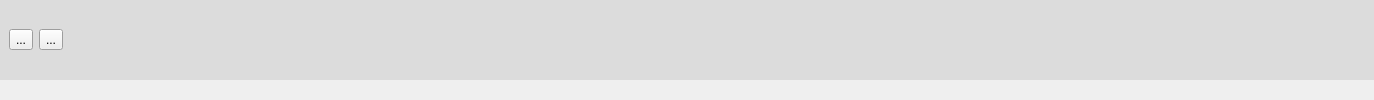
      <widget class="QWidget" name="page_Canvas_CWT">
       <property name="sizePolicy">
        <sizepolicy hsizetype="Expanding" vsizetype="Expanding">
         <horstretch>0</horstretch>
         <verstretch>0</verstretch>
        </sizepolicy>
       </property>
       <layout class="QGridLayout" name="gridLayout_Canvas_CWT">
        <property name="leftMargin">
         <number>0</number>
        </property>
        <property name="topMargin">
         <number>0</number>
        </property>
        <property name="rightMargin">
         <number>0</number>
        </property>
        <property name="bottomMargin">
         <number>0</number>
        </property>
        <property name="spacing">
         <number>0</number>
        </property>
        <item row="0" column="0">
         <widget class="QWidget" name="widget" native="true">
          <property name="sizePolicy">
           <sizepolicy hsizetype="Expanding" vsizetype="Expanding">
            <horstretch>0</horstretch>
            <verstretch>0</verstretch>
           </sizepolicy>
          </property>
          <property name="minimumSize">
           <size>
            <width>0</width>
            <height>40</height>
           </size>
          </property>
          <property name="maximumSize">
           <size>
            <width>16777215</width>
            <height>80</height>
           </size>
          </property>
          <property name="palette">
           <palette>
            <active>
             <colorrole role="Base">
              <brush brushstyle="SolidPattern">
               <color alpha="255">
                <red>255</red>
                <green>255</green>
                <blue>255</blue>
               </color>
              </brush>
             </colorrole>
             <colorrole role="Window">
              <brush brushstyle="SolidPattern">
               <color alpha="255">
                <red>220</red>
                <green>220</green>
                <blue>220</blue>
               </color>
              </brush>
             </colorrole>
            </active>
            <inactive>
             <colorrole role="Base">
              <brush brushstyle="SolidPattern">
               <color alpha="255">
                <red>255</red>
                <green>255</green>
                <blue>255</blue>
               </color>
              </brush>
             </colorrole>
             <colorrole role="Window">
              <brush brushstyle="SolidPattern">
               <color alpha="255">
                <red>220</red>
                <green>220</green>
                <blue>220</blue>
               </color>
              </brush>
             </colorrole>
            </inactive>
            <disabled>
             <colorrole role="Base">
              <brush brushstyle="SolidPattern">
               <color alpha="255">
                <red>220</red>
                <green>220</green>
                <blue>220</blue>
               </color>
              </brush>
             </colorrole>
             <colorrole role="Window">
              <brush brushstyle="SolidPattern">
               <color alpha="255">
                <red>220</red>
                <green>220</green>
                <blue>220</blue>
               </color>
              </brush>
             </colorrole>
            </disabled>
           </palette>
          </property>
          <property name="autoFillBackground">
           <bool>true</bool>
          </property>
          <layout class="QHBoxLayout" name="horizontalLayout">
           <item>
            <widget class="QToolButton" name="toolButton_3">
             <property name="text">
              <string>...</string>
             </property>
            </widget>
           </item>
           <item>
            <widget class="QToolButton" name="toolButton_4">
             <property name="text">
              <string>...</string>
             </property>
            </widget>
           </item>
           <item>
            <spacer name="horizontalSpacer">
             <property name="orientation">
              <enum>Qt::Horizontal</enum>
             </property>
             <property name="sizeHint" stdset="0">
              <size>
               <width>1302</width>
               <height>20</height>
              </size>
             </property>
            </spacer>
           </item>
          </layout>
         </widget>
        </item>
        <item row="1" column="0">
         <widget class="QWidget" name="page_Canvas_CWT_Paint" native="true">
          <layout class="QGridLayout" name="gridLayout_Canvas_CWT_Paint"/>
         </widget>
        </item>
       </layout>
      </widget>
